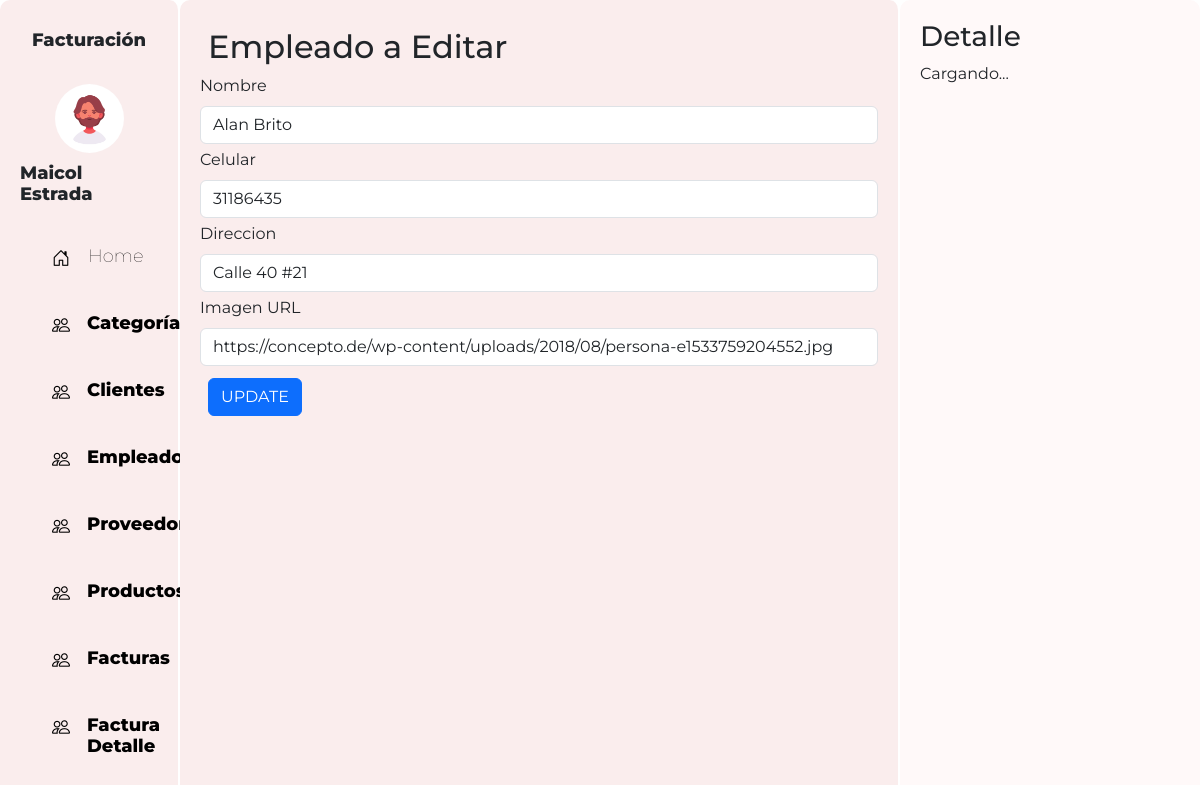
The page /empleados/editarEmpleados.php?id=1 on the database its author committed.
### tables this page shows
CREATE TABLE empleados(
    emp_id INT PRIMARY KEY AUTO_INCREMENT,
    emp_nombre VARCHAR(255) NOT NULL,
    emp_celular VARCHAR(255) NOT NULL,
    emp_direccion VARCHAR(255),
    emp_imagen VARCHAR(255)
);

### config/conexion.php (called while the page is built, shortened)
<?php
abstract class Conectar{
    public function __construct($dbCnx=""){
        $this->dbCnx = new PDO(DB_TYPE.":host=".DB_HOST.";dbname=".DB_NAME, DB_USER, DB_PWD, [PDO::ATTR_DEFAULT_FETCH_MODE => PDO::FETCH_ASSOC]);
    }
}

### empleados/conectEmpleados.php (called while the page is built, shortened)
<?php
require_once("../config/conexion.php");
class Empleado extends Conectar{
    private $id;
    public function setId($newId){
        $this->id = $newId;
    }
    public function obtainOne(){
        try {
            $stm = $this->dbCnx->prepare("SELECT * FROM empleados WHERE emp_id = ?");
            $stm->execute([$this->id]);
            return $stm->fetchAll();
        } catch (Exception $e) {
            $e->getMessage();
        }
    }
}

### empleados/editarEmpleados.php (the view, shortened to what this page needs)
<?php
require_once("conectEmpleados.php");
$data = new Empleado();
$id = $_GET['id'];
$data->setId($id);
$record = $data->obtainOne();
$val = $record[0];
?>
<!DOCTYPE html>
<html>
<head>
  <link rel="stylesheet" href="https://cdn.jsdelivr.net/npm/bootstrap-icons@1.10.5/font/bootstrap-icons.css">
  <link href="https://cdn.jsdelivr.net/npm/bootstrap@5.3.0-alpha3/dist/css/bootstrap.min.css" rel="stylesheet"
>
  <link rel="stylesheet" type="text/css" href="../css/pagina.css">
</head>
<body>
  <div class="contenedor">
    <div class="parte-izquierda">
      <div class="perfil">
        <h3 style="margin-bottom: 2rem;">Facturación</h3>
        <img src="images/Diseño sin título.png" alt="" class="imagenPerfil">
        <h3 >Maicol Estrada</h3>
      </div>
      <div class="menus">
        <a href="../home/home.php" style="display: flex;gap:2px;">
            <i class="bi bi-house-door"> </i>
            <h3 style="margin: 0px;">Home</h3>
          </a>
          <a href="../categorias/categorias.php" style="display: flex;gap:1px;">
            <i class="bi bi-people"></i>
            <h3 style="margin: 0px;font-weight: 800;">Categorías</h3>
          </a>
          <a href="../clientes/clientes.php" style="display: flex;gap:1px;">
            <i class="bi bi-people"></i>
            <h3 style="margin: 0px;font-weight: 800;">Clientes</h3>
          </a>
          <a href="../empleados/empleados.php" style="display: flex;gap:1px;">
            <i class="bi bi-people"></i>
            <h3 style="margin: 0px;font-weight: 800;">Empleados</h3>
          </a>
          <a href="../proveedores/proveedores.php" style="display: flex;gap:1px;">
            <i class="bi bi-people"></i>
            <h3 style="margin: 0px;font-weight: 800;">Proveedores</h3>
          </a>
          <a href="../productos/productos.php" style="display: flex;gap:1px;">
            <i class="bi bi-people"></i>
            <h3 style="margin: 0px;font-weight: 800;">Productos</h3>
          </a>
          <a href="../facturas/facturas.php" style="display: flex;gap:1px;">
            <i class="bi bi-people"></i>
            <h3 style="margin: 0px;font-weight: 800;">Facturas</h3>
          </a>
          <a href="../detailFactura/detailFactura.php" style="display: flex;gap:1px;">
            <i class="bi bi-people"></i>
            <h3 style="margin: 0px;font-weight: 800;">Factura Detalle</h3>
          </a>
      </div>
    </div>
    <div class="parte-media">
        <h2 class="m-2">Empleado a Editar</h2>
      <div class="menuTabla contenedor2">
      <form class="col d-flex flex-wrap" action=""  method="post">
              <div class="mb-1 col-12">
                <label for="nombre" class="form-label">Nombre</label>
                <input
                  type="text"
                  id="nombre"
                  name="nombre"
                  class="form-control"
                  value="<?=$val['emp_nombre']?>"
                 required
                />
              </div>
              <div class="mb-1 col-12">
                <label for="celular" class="form-label">Celular</label>
                <input
                  type="text"
                  id="celular"
                  name="celular"
                  class="form-control"
                  value="<?=$val['emp_celular']?>"
                  required
                />
              </div>
              <div class="mb-1 col-12">
                <label for="direccion" class="form-label">Direccion</label>
                <input
                  type="text"
                  id="direccion"
                  name="direccion"
                  class="form-control"
                  value="<?=$val['emp_direccion']?>"
                  required
                />
              </div>
              <div class="mb-1 col-12">
                <label for="imagen" class="form-label">Imagen URL</label>
                <input
                  type="text"
                  id="imagen"
                  name="imagen"
                  class="form-control"
                  value="<?=$val['emp_imagen']?>"
                  required
                />
              </div>
              <div class=" col-12 m-2">
                <input type="submit" class="btn btn-primary" value="UPDATE" name="editar"/>
              </div>
            </form>
      </div>
    </div>
    <div class="parte-derecho " id="detalles">
      <h3>Detalle</h3>
      <p>Cargando...</p>
    </div>
  </div>
</body>
</html>

### css/pagina.css (style rules this page uses)
body { font-family: 'Montserrat', sans-serif; height: 100%; overflow: hidden; }
.contenedor { display: flex; flex-direction: row; height: 100vh; margin: 0; }
.contenedor2 { overflow: auto; height: calc(100vh - 100px); }
.parte-media { background-color: #faeded; width: 60%; padding: 20px; border-radius: 10px; border-right: 2px solid rgb(255, 255, 255); }
.parte-derecho { background-color: #fff9f9; width: 25%; padding: 20px; border-radius: 10px; }
.imagenPerfil { border-radius: 100%; width: 50%; height: 50%; }
.perfil { display: flex; justify-content: center; align-items: center; flex-direction: column; font-size:large; font-weight: 800; }
.perfil h3 { font-size:large; font-weight: 800; margin-top: 10px; }
a { text-decoration: none; font-weight: lighter; color: black; }
.menus { padding-left: 2rem; margin-top: 2rem; display: flex; flex-direction: column; justify-content: center; gap: 40px; }
.menus h3 { font-weight: lighter; font-size:large }
i { margin-right: 1rem; font-size: large; }
.parte-izquierda { background-color: #faeded; width: 15%; border-right: 2px solid rgb(255, 255, 255); padding: 20px; border-radius: 10px; }

### rows shown on the page
empleados: nombre "Alan Brito", celular "31186435", direccion "Calle 40 #21", imagen "https://concepto.de/wp-content/uploads/2018/08/persona-e1533759204552.jpg"
